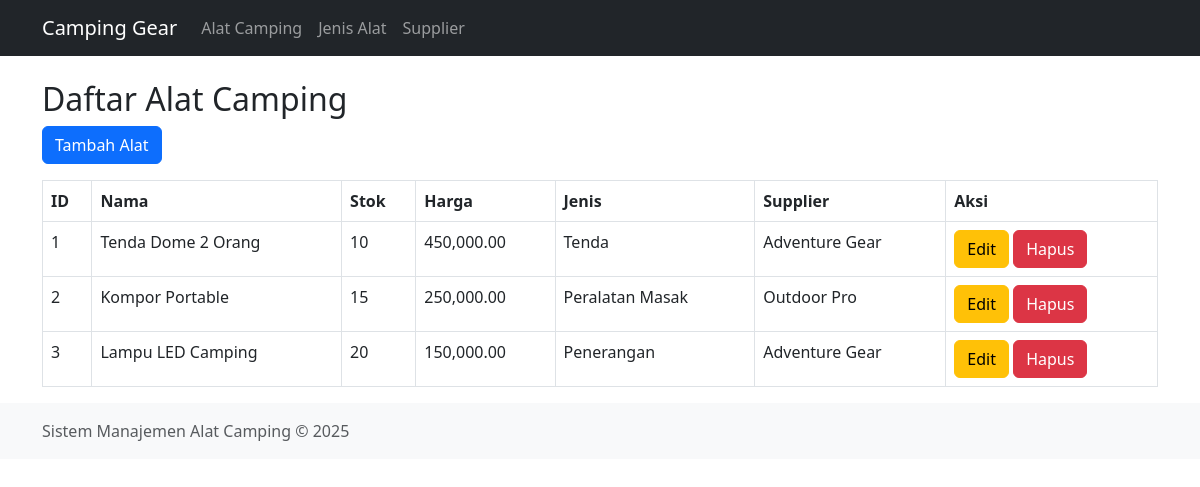
The page / on the database its author committed.
### tables this page shows
CREATE TABLE alat (
    id INT AUTO_INCREMENT PRIMARY KEY,
    nama VARCHAR(100) NOT NULL,
    stok INT NOT NULL,
    harga DECIMAL(10,2) NOT NULL,
    jenis_id INT NOT NULL,
    supplier_id INT NOT NULL,
    FOREIGN KEY (jenis_id) REFERENCES jenis_alat(id),
    FOREIGN KEY (supplier_id) REFERENCES supplier(id)
);

CREATE TABLE jenis_alat (
    id INT AUTO_INCREMENT PRIMARY KEY,
    nama_jenis VARCHAR(100) NOT NULL,
    deskripsi TEXT
);

CREATE TABLE supplier (
    id INT AUTO_INCREMENT PRIMARY KEY,
    nama VARCHAR(100) NOT NULL,
    alamat TEXT,
    telepon VARCHAR(20),
    email VARCHAR(100)
);

### viewmodel/AlatViewModel.php (called while the page is built, shortened)
<?php
require_once 'model/Alat.php';
class AlatViewModel {
    private $model;
    public function __construct() {
        $database = new Database();
        $db = $database->getConnection();
        $this->model = new Alat($db);
    }
    public function getAllAlat() {
        return $this->model->read();
    }
}
?>

### model/alat.php (called while the page is built, shortened)
<?php
class Alat {
    private $conn;
    private $table_name = "alat";
    public function __construct($db) {
        $this->conn = $db;
    }
    public function read() {
        $query = "SELECT a.*, j.nama_jenis, s.nama as supplier_name
                  FROM " . $this->table_name . " a
                  LEFT JOIN jenis_alat j ON a.jenis_id = j.id
                  LEFT JOIN supplier s ON a.supplier_id = s.id";
        $stmt = $this->conn->prepare($query);
        $stmt->execute();
        return $stmt;
    }
}
?>

### view/alat/list.php (the view)
<?php
require_once 'viewmodel/AlatViewModel.php';
$viewModel = new AlatViewModel();
$stmt = $viewModel->getAllAlat();
?>
<h2>Daftar Alat Camping</h2>
<a href="index.php?page=alat&action=create" class="btn btn-primary mb-3">Tambah Alat</a>
<table class="table table-bordered">
    <thead>
        <tr>
            <th>ID</th>
            <th>Nama</th>
            <th>Stok</th>
            <th>Harga</th>
            <th>Jenis</th>
            <th>Supplier</th>
            <th>Aksi</th>
        </tr>
    </thead>
    <tbody>
        <?php while ($row = $stmt->fetch(PDO::FETCH_ASSOC)): ?>
        <tr>
            <td><?php echo $row['id']; ?></td>
            <td><?php echo $row['nama']; ?></td>
            <td><?php echo $row['stok']; ?></td>
            <td><?php echo number_format($row['harga'], 2); ?></td>
            <td><?php echo $row['nama_jenis']; ?></td>
            <td><?php echo $row['supplier_name']; ?></td>
            <td>
                <a href="index.php?page=alat&action=edit&id=<?php echo $row['id']; ?>" class="btn btn-warning">Edit</a>
                <a href="index.php?page=alat&action=delete&id=<?php echo $row['id']; ?>" class="btn btn-danger" onclick="return confirm('Yakin ingin menghapus?')">Hapus</a>
            </td>
        </tr>
        <?php endwhile; ?>
    </tbody>
</table>

### view/template/header.php (shortened to what this page needs)
<!DOCTYPE html>
<html lang="en">
<head>
    <link href="https://cdn.jsdelivr.net/npm/bootstrap@5.3.0/dist/css/bootstrap.min.css" rel="stylesheet">
</head>
<body>
    <nav class="navbar navbar-expand-lg navbar-dark bg-dark">
        <div class="container">
            <a class="navbar-brand" href="index.php">Camping Gear</a>
            <div class="collapse navbar-collapse" id="navbarNav">
                <ul class="navbar-nav">
                    <li class="nav-item">
                        <a class="nav-link" href="index.php?page=alat">Alat Camping</a>
                    </li>
                    <li class="nav-item">
                        <a class="nav-link" href="index.php?page=jenis_alat">Jenis Alat</a>
                    </li>
                    <li class="nav-item">
                        <a class="nav-link" href="index.php?page=supplier">Supplier</a>
                    </li>
                </ul>
            </div>
        </div>
    </nav>
    <div class="container mt-4">

### index.php (shortened to what this page needs)
<?php
require_once 'view/template/header.php';
require_once 'viewmodel/AlatViewModel.php';
$page = isset($_GET['page']) ? $_GET['page'] : 'alat';
$action = isset($_GET['action']) ? $_GET['action'] : 'list';
switch($page) {
    case 'alat':
    default:
        $viewModel = new AlatViewModel();
        if($action == 'create' || $action == 'edit') {
            require_once 'view/alat/form.php';
        } elseif($action == 'delete') {
            $viewModel->deleteAlat($_GET['id']);
            header("Location: index.php?page=alat");
            exit();
        } else {
            require_once 'view/alat/list.php';
        }
        break;
}
require_once 'view/template/footer.php';
?>

### view/template/footer.php (shortened to what this page needs)
    </div>
    <footer class="footer mt-auto py-3 bg-light">
        <div class="container">
            <span class="text-muted">Sistem Manajemen Alat Camping &copy; <?php echo date('Y'); ?></span>
        </div>
    </footer>
</body>
</html>

### rows shown on the page
alat: id "1", nama "Tenda Dome 2 Orang", stok "10", harga "450,000.00", jenis.nama_jenis "Tenda", supplier.nama "Adventure Gear"
alat: id "2", nama "Kompor Portable", stok "15", harga "250,000.00", jenis.nama_jenis "Peralatan Masak", supplier.nama "Outdoor Pro"
alat: id "3", nama "Lampu LED Camping", stok "20", harga "150,000.00", jenis.nama_jenis "Penerangan", supplier.nama "Adventure Gear"
